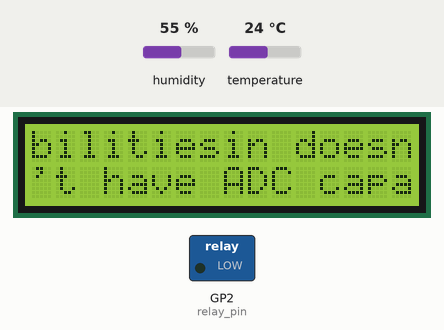
Recording of a program running on a simulated Raspberry Pi Pico running MicroPython. Parts: 16×2 character LCD, switched loads named in the program (green lamp = pin HIGH). The test bench sets the inputs (shaded band); at power-on: humidity 55 %, temperature 24 °C. Library files of the repository ran but are not shown: pico_i2c_lcd.py.

Above: at 0.2 s.

The program:

soil.py
```python
import machine
import utime
from dht import DHT11
from machine import I2C, Pin
from pico_i2c_lcd import I2cLcd

# Pin configurations
dht_pin = Pin(15)
relay_pin = Pin(2, Pin.OUT)
soil_moisture_pin = Pin(14)
i2c = I2C(1, scl=Pin(27), sda=Pin(26), freq=100000)

# LCD setup
lcd = I2cLcd(i2c, 0x27, 2, 16)  # Adjust address and dimensions if needed

# DHT11 setup
dht_sensor = DHT11(dht_pin)

# Read soil moisture
def read_soil_moisture():
    adc = machine.ADC(soil_moisture_pin)
    moisture_level = adc.read_u16()
    return moisture_level

# Display data on LCD
def update_lcd(temp, hum, soil_moisture):
    lcd.clear()
    lcd.putstr("Temp: {:.1f}C".format(temp))
    lcd.move_to(0, 1)
    lcd.putstr("Hum: {:.1f}% Soil:{}".format(hum, soil_moisture))

# Control relay based on soil moisture level
def control_relay(soil_moisture, threshold=30000):  # Adjust threshold based on your sensor
    if soil_moisture < threshold:
        relay_pin.on()
    else:
        relay_pin.off()

# Main loop
while True:
    try:
        dht_sensor.measure()
        temperature = dht_sensor.temperature()
        humidity = dht_sensor.humidity()
        soil_moisture = read_soil_moisture()

        update_lcd(temperature, humidity, soil_moisture)
        control_relay(soil_moisture)

        utime.sleep(2)
    except Exception as e:
        lcd.clear()
        lcd.putstr("Error: {}".format(str(e)))
        utime.sleep(5)
```

Measured:
- what the display in image 0 shows lasts 5.0 s, from 0.2 s to 5.2 s
